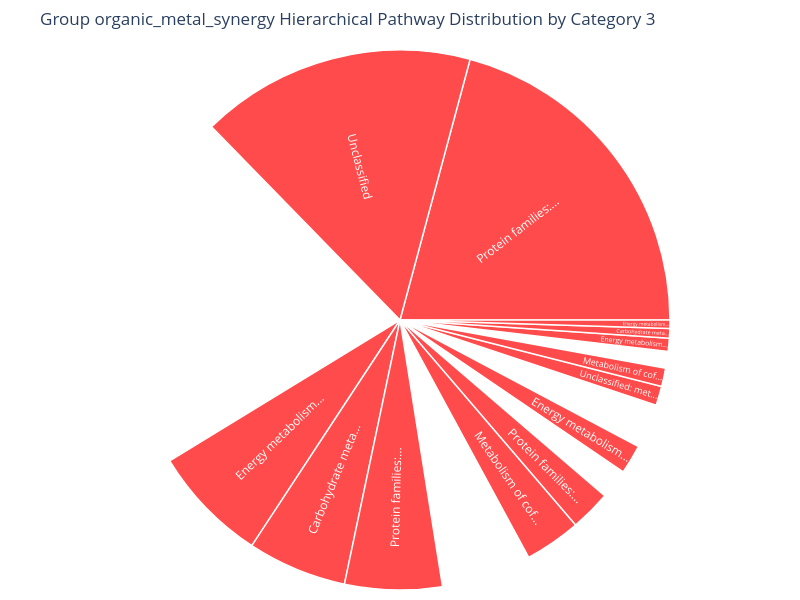

The notebook cell saved with this chart:
### Code cell
create_sunburst_chart(organic_metal_synergy, "organic_metal_synergy", top_n=20, category=3)

### Figure 1 — Plotly figure (JSON) as saved in the notebook; plotly's stock layout.template omitted (floating-point values rounded to 4 significant figures)
{"data": [{"branchvalues": "total", "customdata": [["<b>Pathway</b>: Carbohydrate metabolism > Butanoate metabolism<br><b>Genus</b>: Pseudarthrobacter<br><b>Protein</b>: (r,r)-butanediol-dehydrogenase-meso-butanediol-dehydrogenase-diacetyl-reductase (ec 1.1.1.-, ec 1.1.1.303, 1.1.1.4)"], ["<b>Pathway</b>: Energy metabolism > Methane metabolism; Carbohydrate metabolism > C5-Branched dibasic acid metabolism; Carbohydrate metabolism > Glyoxylate and dicarboxylate metabolism<br><b>Genus</b>: Desulfobacterium<br><b>Protein</b>: malyl-coa lyase; malyl-coenzyme a lyase; (3s)-3-carboxy-3-hydroxypropanoyl-coa glyoxylate-lyase; mcla (gene name); mcl1 (gene name); (3s)-3-carboxy-3-hydroxypropanoyl-coa glyoxylate-lyase (acetyl-coa-forming); l-malyl-coa lyase"], ["<b>Pathway</b>: Protein families: metabolism > Lipid biosynthesis proteins [BR:ko01004]<br><b>Genus</b>: Desulfobacterium<br><b>Protein</b>: medium-chain acyl-coa ligase; fadk (gene name); lvae (gene name); butyryl-coa-synthetase; fatty acid thiokinase (medium chain); acyl-activating; fatty acid elongase; fatty acid activating; fatty acyl coenzyme a-synthetase; butyrate---coa ligase; butyryl-coenzyme a-synthetase; l-(+)-3-hydroxybutyryl coa ligase; short-chain acyl-coa-synthetase; medium-chain acyl-coa-synthetase; butanoate:coa ligase (amp-forming)"], ["<b>Pathway</b>: Unclassified: metabolism > Enzymes with EC numbers<br><b>Genus</b>: Desulfobacterium<br><b>Protein</b>: spore photoproduct lyase; sam; sp lyase; spl; splb; splg"], ["<b>Pathway</b>: Metabolism of cofactors and vitamins > Ubiquinone and other terpenoid-quinone biosynthesis<br><b>Genus</b>: Desulfobacterium<br><b>Protein</b>: futalosine hydrolase; futalosine nucleosidase; mqnb (ambiguous)"], ["<b>Pathway</b>: Protein families: metabolism > Protein phosphatases and associated proteins [BR:ko01009]; Protein families: genetic information processing > Chaperones and folding catalysts [BR:ko03110]<br><b>Genus</b>: Desulfobacterium<br><b>Protein</b>: cob--com heterodisulfide-reductase (ec 1.8.98.1)"], ["<b>Pathway</b>: Energy metabolism > Other carbon fixation pathways<br><b>Genus</b>: Desulfobacterium<br><b>Protein</b>: 5-methyltetrahydrofolate---corrinoid-iron-sulfur protein co-methyltransferase; acse (gene name)"], ["<b>Pathway</b>: Unclassified: metabolism > Enzymes with EC numbers<br><b>Genus</b>: Desulfobacterium<br><b>Protein</b>: cytochrome-c3 hydrogenase; h2:ferricytochrome c3 oxido-reductase; cytochrome c3-reductase; cytochrome hydrogenase; hydrogenase ["], ["<b>Pathway</b>: Metabolism of cofactors and vitamins > One carbon pool by folate; Protein families: signaling and cellular processes > Exosome [BR:ko04147]<br><b>Genus</b>: Desulfobacterium<br><b>Protein</b>: glutamate formimidoyltransferase; ftcd (gene name); glutamate formyltransferase; formiminoglutamic acid transferase; formiminoglutamic formiminotransferase; glutamate formiminotransferase"], ["<b>Pathway</b>: Unclassified<br><b>Genus</b>: Pseudarthrobacter<br><b>Protein</b>: acetyl-coenzyme a-synthetase (accoa-synthetase) (acs) (ec 6.2.1.1) (acetate--coa ligase) (acyl-activating enzyme)"], ["<b>Pathway</b>: Protein families: metabolism > Glycosyltransferases [BR:ko01003]<br><b>Genus</b>: Pseudarthrobacter<br><b>Protein</b>: 3-oxoacid coa-transferase, a subunit (ec 2.8.3.5)"], ["<b>Pathway</b>: Unclassified<br><b>Genus</b>: Pseudarthrobacter<br><b>Protein</b>: pectate lyase (ec 4.2.2.2)"], ["<b>Pathway</b>: Protein families: metabolism > Glycosyltransferases [BR:ko01003]<br><b>Genus</b>: Pseudarthrobacter<br><b>Protein</b>: 3-oxoacid coa-transferase, b subunit (ec 2.8.3.6)"], ["<b>Pathway</b>: Unclassified<br><b>Genus</b>: Pseudarthrobacter<br><b>Protein</b>: cystathionine beta-synthase (ec 4.2.1.22)"], ["<b>Pathway</b>: Carbohydrate metabolism > Pentose phosphate pathway<br><b>Genus</b>: Desulfobacterium<br><b>Protein</b>: aldehyde ferredoxin oxido-reductase; aor"], ["<b>Pathway</b>: Unclassified<br><b>Genus</b>: Pseudarthrobacter<br><b>Protein</b>: phenylacetate-coenzyme a ligase (ec 6.2.1.30) (phenylacetyl-coa ligase)"], ["<b>Pathway</b>: Energy metabolism > Nitrogen metabolism<br><b>Genus</b>: Pseudarthrobacter<br><b>Protein</b>: probable dna ligase (ec 6.5.1.1) (polydeoxyribonucleotide-synthase [)"], ["<b>Pathway</b>: Energy metabolism > Nitrogen metabolism<br><b>Genus</b>: Pseudarthrobacter<br><b>Protein</b>: phosphoenolpyruvate carboxykinase [ (pep carboxykinase) (pepck) (ec 4.1.1.32) (gtp-dependent (gtp-pepck)"], ["<b>Pathway</b>: Unclassified<br><b>Genus</b>: Pseudarthrobacter<br><b>Protein</b>: probable 2-phosphosulfolactate phosphatase (ec 3.1.3.71)"], ["<b>Pathway</b>: Energy metabolism > Methane metabolism; Carbohydrate metabolism > C5-Branched dibasic acid metabolism<br><b>Genus</b>: Desulfobacterium<br><b>Protein</b>: (s)-citramalyl-coa lyase; citramalyl coenzyme a lyase (ambiguous); (+)-cma-coa lyase; (3s)-citramalyl-coa pyruvate-lyase; mcl (ambiguous); citramalyl-coa lyase (ambiguous)"]], "domain": {"x": [0, 1], "y": [0, 1]}, "hovertemplate": "%{customdata[0]}", "ids": ["Carbohydrate metabolism > Butanoate metabolism", "Energy metabolism > Methane metabolism; Carbohydrate metabolism > C5-Branched dibasic acid metabolism; Carbohydrate metabolism > Glyoxylate and dicarboxylate metabolism", "Protein families: metabolism > Lipid biosynthesis proteins [BR:ko01004]", "Unclassified: metabolism > Enzymes with EC numbers", "Metabolism of cofactors and vitamins > Ubiquinone and other terpenoid-quinone biosynthesis", "Protein families: metabolism > Protein phosphatases and associated proteins [BR:ko01009]; Protein families: genetic information processing > Chaperones and folding catalysts [BR:ko03110]", "Energy metabolism > Other carbon fixation pathways", "Unclassified: metabolism > Enzymes with EC numbers", "Metabolism of cofactors and vitamins > One carbon pool by folate; Protein families: signaling and cellular processes > Exosome [BR:ko04147]", "Unclassified", "Protein families: metabolism > Glycosyltransferases [BR:ko01003]", "Unclassified", "Protein families: metabolism > Glycosyltransferases [BR:ko01003]", "Unclassified", "Carbohydrate metabolism > Pentose phosphate pathway", "Unclassified", "Energy metabolism > Nitrogen metabolism", "Energy metabolism > Nitrogen metabolism", "Unclassified", "Energy metabolism > Methane metabolism; Carbohydrate metabolism > C5-Branched dibasic acid metabolism"], "insidetextorientation": "radial", "labels": ["Carbohydrate meta...", "Energy metabolism...", "Protein families:...", "Unclassified: met...", "Metabolism of cof...", "Protein families:...", "Energy metabolism...", "Unclassified: met...", "Metabolism of cof...", "Unclassified", "Protein families:...", "Unclassified", "Protein families:...", "Unclassified", "Carbohydrate meta...", "Unclassified", "Energy metabolism...", "Energy metabolism...", "Unclassified", "Energy metabolism..."], "marker": {"colors": ["#FF0000", "#FF0000", "#FF0000", "#FF0000", "#FF0000", "#FF0000", "#FF0000", "#FF0000", "#FF0000", "#FF0000", "#FF0000", "#FF0000", "#FF0000", "#FF0000", "#FF0000", "#FF0000", "#FF0000", "#FF0000", "#FF0000", "#FF0000"], "line": {"color": "white", "width": 1.5}}, "name": "", "parents": ["", "", "", "", "", "", "", "", "", "", "", "", "", "", "", "", "", "", "", ""], "textinfo": "label", "type": "sunburst", "values": [0.2855, 0.08377, 1, 0.04794, 0.05286, 0.1171, 0.03818, 0.05518, 0.1618, 0.06551, 0.06206, 0.7917, 0.2797, 0.5012, 0.02745, 0.2588, 0.08519, 0.3371, 0.5287, 0.02398]}], "layout": {"font": {"size": 12}, "height": 600, "hoverlabel": {"bgcolor": "white", "font": {"size": 12}}, "legend": {"title": {"text": "System Status"}, "tracegroupgap": 0}, "margin": {"b": 10, "l": 10, "r": 10, "t": 50}, "title": {"text": "Group organic_metal_synergy Hierarchical Pathway Distribution by Category 3"}, "width": 800}}
